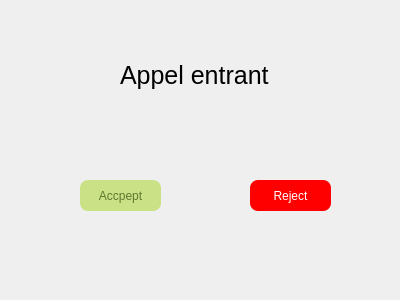
<?xml version="1.0" encoding="UTF-8"?>
<ui version="4.0">
 <class>AccepteCallGUI</class>
 <widget class="QWidget" name="AccepteCallGUI">
  <property name="geometry">
   <rect>
    <x>0</x>
    <y>0</y>
    <width>400</width>
    <height>300</height>
   </rect>
  </property>
  <property name="windowTitle">
   <string>AccepteCallGUI</string>
  </property>
  <widget class="QPushButton" name="reject_btn">
   <property name="geometry">
    <rect>
     <x>250</x>
     <y>180</y>
     <width>81</width>
     <height>31</height>
    </rect>
   </property>
   <property name="cursor">
    <cursorShape>PointingHandCursor</cursorShape>
   </property>
   <property name="styleSheet">
    <string notr="true">    background: #FE0000;
	border: solid 1px #236036;
    border-bottom: solid 3px #225f33;
    box-shadow: inset 0 0 0 1px #90a59c;
    color: #fff;
    text-shadow: 0 1px 0 #225f33;
	border-radius: 8px;</string>
   </property>
   <property name="text">
    <string>Reject</string>
   </property>
  </widget>
  <widget class="QPushButton" name="accpt_btn">
   <property name="geometry">
    <rect>
     <x>80</x>
     <y>180</y>
     <width>81</width>
     <height>31</height>
    </rect>
   </property>
   <property name="cursor">
    <cursorShape>PointingHandCursor</cursorShape>
   </property>
   <property name="styleSheet">
    <string notr="true">    background: #cae285;
    border: solid 1px #aad063;
    border-bottom: solid 3px #799545;
    box-shadow: inset 0 0 0 1px #e0eeb6;
    color: #5d7731;
    text-shadow: 0 1px 0 #d0e5a4;
	border-radius: 8px;</string>
   </property>
   <property name="text">
    <string>Accpept</string>
   </property>
  </widget>
  <widget class="QLabel" name="label">
   <property name="geometry">
    <rect>
     <x>120</x>
     <y>50</y>
     <width>161</width>
     <height>51</height>
    </rect>
   </property>
   <property name="font">
    <font>
     <pointsize>19</pointsize>
    </font>
   </property>
   <property name="text">
    <string>Appel entrant</string>
   </property>
  </widget>
  <widget class="QPushButton" name="end_call">
   <property name="geometry">
    <rect>
     <x>160</x>
     <y>150</y>
     <width>91</width>
     <height>41</height>
    </rect>
   </property>
   <property name="styleSheet">
    <string notr="true">background-image: url(:/LogGUI/end-call.png);
background-repeat: no-repeat;
border-radius: 10px;</string>
   </property>
   <property name="text">
    <string/>
   </property>
  </widget>
 </widget>
 <layoutdefault spacing="6" margin="11"/>
 <resources>
  <include location="LogGUI.qrc"/>
 </resources>
 <connections/>
</ui>
